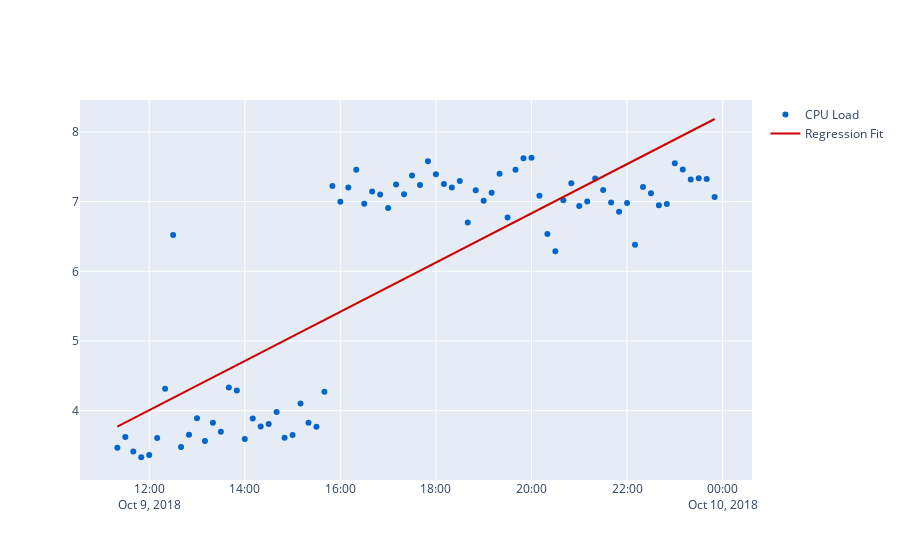

The notebook cell saved with this chart:
### Code cell
df['Time'] = pd.to_datetime(df['Time'])


print(len(rcc120))

df = rcc120.copy()
df.dropna(subset=['CPU_Load', 'Power'], inplace = True)


# Time 
df['Time'] = pd.to_datetime(df['Time'])
print(len(df.Time))
df['Seconds_since_midnight'] = df['Time'].dt.hour * 3600 + df['Time'].dt.minute * 60 + df['Time'].dt.second
print(len(df.Seconds_since_midnight))
X = df.Seconds_since_midnight.values.reshape(-1, 1)


model = LinearRegression()
model.fit(X, df.CPU_Load)

time_range = np.linspace(0, 86400, 100).reshape(-1, 1)  # van 00:00 tot 23:59 in seconden
cpu_pred = model.predict(time_range)
base_date = pd.Timestamp("2018-10-09")
time_labels = [base_date + pd.Timedelta(seconds=s[0]) for s in time_range]
print(len(cpu_pred))
df['cpu_fit'] = model.predict(df['Seconds_since_midnight'].values.reshape(-1, 1))

print(df[["cpu_fit", "CPU_Load", "Time"]])


fig = go.Figure()
fig.add_trace(go.Scatter(
    x=df['Time'],
    y=df['CPU_Load'],
    mode='markers',
    marker=dict(color='#0066cc'),  
    name='CPU Load'
))
fig.add_trace(go.Scatter(
    x=df['Time'],
    y=df['cpu_fit'],
    marker=dict(color='#cc0000'),  # rood via rgb
    name='Regression Fit'
))

fig.show()


fig.write_image("Linear_RCC120.png", scale=2)

mse = mean_squared_error(y_test, y_pred)
rmse = np.sqrt(mse)
print(f"Validation RMSE: {rmse:.3f}")
r2 = r2_score(y_test, y_pred)
print(f"R²-score: {r2:.3f}")
